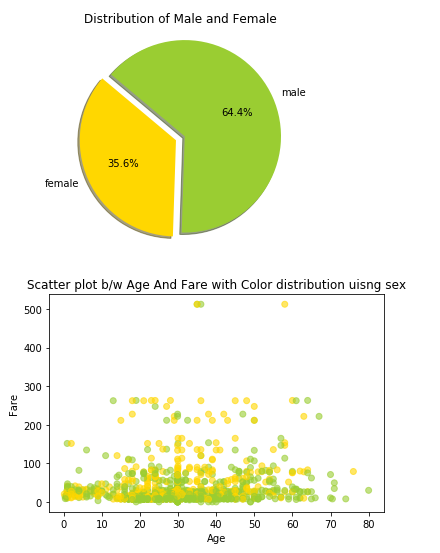

Python code for this plot:
# -*- coding: utf-8 -*-
"""
Created on Thu May 17 22:07:07 2018

@author: singh.shivam
"""

import pandas as pd
import numpy as np
import matplotlib.pyplot as plt
 
titanic = pd.read_csv('titanic_original.csv')
M_f = titanic.groupby('sex').count()
# Data to plot
labels =M_f.index.values 
sizes = M_f['pclass']
colors = ['gold', 'yellowgreen']
explode = (0.1, 0)  # explode 1st slice
# Plot
plt.pie(sizes, explode=explode, labels=labels, colors=colors,
        autopct='%1.1f%%', shadow=True, startangle=140)
 
plt.axis('equal')
plt.title('Distribution of Male and Female')
plt.show()


titanic.age = titanic.age.fillna(titanic.age.mean())
titanic.fare = titanic.fare.fillna(titanic.fare.mean())
titanic.sex = titanic.sex.fillna('female')
#print(titanic.isnull().sum())

# Create data

x = titanic['age']
y = titanic['fare']
colors = np.where(titanic.sex =='female','gold','yellowgreen')
# Plot
plt.scatter(x, y, c=colors, alpha=0.6)
plt.title('Scatter plot b/w Age And Fare with Color distribution uisng sex')
plt.xlabel('Age')
plt.ylabel('Fare')
plt.show()
